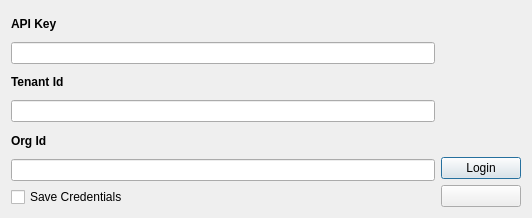
<?xml version="1.0" encoding="UTF-8"?>
<ui version="4.0">
 <class>SpatialDialog</class>
 <widget class="QDialog" name="SpatialDialog">
  <property name="geometry">
   <rect>
    <x>0</x>
    <y>0</y>
    <width>532</width>
    <height>218</height>
   </rect>
  </property>
  <property name="windowTitle">
   <string>IBM Environmental Intelligence: Geospatial APIs</string>
  </property>
  <layout class="QGridLayout" name="gridLayout_2">
   <item row="0" column="0">
    <layout class="QVBoxLayout" name="verticalLayout">
     <item>
      <widget class="QLabel" name="label_1">
       <property name="font">
        <font>
         <weight>75</weight>
         <bold>true</bold>
        </font>
       </property>
       <property name="text">
        <string>API Key </string>
       </property>
      </widget>
     </item>
     <item>
      <widget class="QLineEdit" name="apiEdit">
       <property name="font">
        <font>
         <strikeout>false</strikeout>
        </font>
       </property>
       <property name="echoMode">
        <enum>QLineEdit::Password</enum>
       </property>
      </widget>
     </item>
     <item>
      <widget class="QLabel" name="label_2">
       <property name="font">
        <font>
         <weight>75</weight>
         <bold>true</bold>
        </font>
       </property>
       <property name="text">
        <string>Tenant Id</string>
       </property>
      </widget>
     </item>
     <item>
      <widget class="QLineEdit" name="tenantEdit">
       <property name="font">
        <font>
         <strikeout>false</strikeout>
        </font>
       </property>
       <property name="echoMode">
        <enum>QLineEdit::Password</enum>
       </property>
      </widget>
     </item>
     <item>
      <widget class="QLabel" name="label_3">
       <property name="font">
        <font>
         <weight>75</weight>
         <bold>true</bold>
        </font>
       </property>
       <property name="text">
        <string>Org Id</string>
       </property>
      </widget>
     </item>
     <item>
      <widget class="QLineEdit" name="orgEdit">
       <property name="font">
        <font>
         <strikeout>false</strikeout>
        </font>
       </property>
       <property name="echoMode">
        <enum>QLineEdit::Password</enum>
       </property>
      </widget>
     </item>
     <item>
      <layout class="QHBoxLayout" name="horizontalLayout_6">
       <item>
        <widget class="QCheckBox" name="cbx_save_credentials">
         <property name="text">
          <string>Save Credentials</string>
         </property>
        </widget>
       </item>
       <item>
        <spacer name="horizontalSpacer_2">
         <property name="orientation">
          <enum>Qt::Horizontal</enum>
         </property>
         <property name="sizeHint" stdset="0">
          <size>
           <width>40</width>
           <height>20</height>
          </size>
         </property>
        </spacer>
       </item>
      </layout>
     </item>
    </layout>
   </item>
   <item row="0" column="1">
    <layout class="QVBoxLayout" name="verticalLayout_3">
     <item>
      <widget class="QLabel" name="logo">
       <property name="minimumSize">
        <size>
         <width>20</width>
         <height>20</height>
        </size>
       </property>
       <property name="maximumSize">
        <size>
         <width>20</width>
         <height>20</height>
        </size>
       </property>
       <property name="text">
        <string/>
       </property>
       <property name="pixmap">
        <pixmap>icons/icon.png</pixmap>
       </property>
       <property name="scaledContents">
        <bool>false</bool>
       </property>
       <property name="alignment">
        <set>Qt::AlignCenter</set>
       </property>
      </widget>
     </item>
     <item>
      <spacer name="verticalSpacer">
       <property name="orientation">
        <enum>Qt::Vertical</enum>
       </property>
       <property name="sizeHint" stdset="0">
        <size>
         <width>20</width>
         <height>40</height>
        </size>
       </property>
      </spacer>
     </item>
     <item>
      <widget class="QPushButton" name="loginButton">
       <property name="text">
        <string>Login</string>
       </property>
      </widget>
     </item>
     <item>
      <widget class="QPushButton" name="eyeball"/>
     </item>
    </layout>
   </item>
  </layout>
 </widget>
 <resources/>
 <connections/>
</ui>
